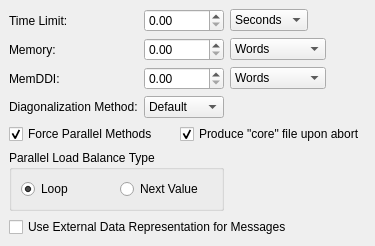
         <widget class="QWidget" name="systemWidget" >
          <layout class="QGridLayout" >
           <property name="margin" >
            <number>9</number>
           </property>
           <property name="spacing" >
            <number>6</number>
           </property>
           <item row="0" column="2" >
            <layout class="QHBoxLayout" >
             <property name="margin" >
              <number>0</number>
             </property>
             <property name="spacing" >
              <number>6</number>
             </property>
             <item>
              <widget class="QComboBox" name="systemTimeCombo" >
               <item>
                <property name="text" >
                 <string>Seconds</string>
                </property>
               </item>
               <item>
                <property name="text" >
                 <string>Minutes</string>
                </property>
               </item>
               <item>
                <property name="text" >
                 <string>Hours</string>
                </property>
               </item>
               <item>
                <property name="text" >
                 <string>Days</string>
                </property>
               </item>
               <item>
                <property name="text" >
                 <string>Weeks</string>
                </property>
               </item>
               <item>
                <property name="text" >
                 <string>Years</string>
                </property>
               </item>
               <item>
                <property name="text" >
                 <string>Millenia</string>
                </property>
               </item>
              </widget>
             </item>
             <item>
              <spacer>
               <property name="orientation" >
                <enum>Qt::Horizontal</enum>
               </property>
               <property name="sizeType" >
                <enum>QSizePolicy::MinimumExpanding</enum>
               </property>
               <property name="sizeHint" >
                <size>
                 <width>40</width>
                 <height>20</height>
                </size>
               </property>
              </spacer>
             </item>
            </layout>
           </item>
           <item row="1" column="2" >
            <layout class="QHBoxLayout" >
             <property name="margin" >
              <number>0</number>
             </property>
             <property name="spacing" >
              <number>6</number>
             </property>
             <item>
              <widget class="QComboBox" name="systemMemoryCombo" >
               <item>
                <property name="text" >
                 <string>Words</string>
                </property>
               </item>
               <item>
                <property name="text" >
                 <string>Bytes</string>
                </property>
               </item>
               <item>
                <property name="text" >
                 <string>MegaWords</string>
                </property>
               </item>
               <item>
                <property name="text" >
                 <string>MegaBytes</string>
                </property>
               </item>
              </widget>
             </item>
             <item>
              <spacer>
               <property name="orientation" >
                <enum>Qt::Horizontal</enum>
               </property>
               <property name="sizeType" >
                <enum>QSizePolicy::MinimumExpanding</enum>
               </property>
               <property name="sizeHint" >
                <size>
                 <width>40</width>
                 <height>20</height>
                </size>
               </property>
              </spacer>
             </item>
            </layout>
           </item>
           <item row="2" column="2" >
            <layout class="QHBoxLayout" >
             <property name="margin" >
              <number>0</number>
             </property>
             <property name="spacing" >
              <number>6</number>
             </property>
             <item>
              <widget class="QComboBox" name="systemDDICombo" >
               <item>
                <property name="text" >
                 <string>Words</string>
                </property>
               </item>
               <item>
                <property name="text" >
                 <string>Bytes</string>
                </property>
               </item>
               <item>
                <property name="text" >
                 <string>MegaWords</string>
                </property>
               </item>
               <item>
                <property name="text" >
                 <string>MegaBytes</string>
                </property>
               </item>
              </widget>
             </item>
             <item>
              <spacer>
               <property name="orientation" >
                <enum>Qt::Horizontal</enum>
               </property>
               <property name="sizeType" >
                <enum>QSizePolicy::MinimumExpanding</enum>
               </property>
               <property name="sizeHint" >
                <size>
                 <width>40</width>
                 <height>20</height>
                </size>
               </property>
              </spacer>
             </item>
            </layout>
           </item>
           <item row="4" column="0" colspan="3" >
            <layout class="QHBoxLayout" >
             <property name="margin" >
              <number>0</number>
             </property>
             <property name="spacing" >
              <number>6</number>
             </property>
             <item>
              <widget class="QCheckBox" name="systemForceCheck" >
               <property name="text" >
                <string>Force Parallel Methods</string>
               </property>
               <property name="checked" >
                <bool>true</bool>
               </property>
              </widget>
             </item>
             <item>
              <spacer>
               <property name="orientation" >
                <enum>Qt::Horizontal</enum>
               </property>
               <property name="sizeHint" >
                <size>
                 <width>16</width>
                 <height>20</height>
                </size>
               </property>
              </spacer>
             </item>
             <item>
              <widget class="QCheckBox" name="systemCoreCheck" >
               <property name="text" >
                <string>Produce "core" file upon abort</string>
               </property>
               <property name="checked" >
                <bool>true</bool>
               </property>
              </widget>
             </item>
            </layout>
           </item>
           <item row="3" column="1" >
            <widget class="QComboBox" name="systemDiagonalizationCombo" >
             <item>
              <property name="text" >
               <string>Default</string>
              </property>
             </item>
             <item>
              <property name="text" >
               <string>EVVRSP</string>
              </property>
             </item>
             <item>
              <property name="text" >
               <string>GIVEIS</string>
              </property>
             </item>
             <item>
              <property name="text" >
               <string>JACOBI</string>
              </property>
             </item>
            </widget>
           </item>
           <item row="0" column="0" >
            <widget class="QLabel" name="label_36" >
             <property name="text" >
              <string>Time Limit:</string>
             </property>
            </widget>
           </item>
           <item row="2" column="0" >
            <widget class="QLabel" name="label_38" >
             <property name="text" >
              <string>MemDDI:</string>
             </property>
            </widget>
           </item>
           <item row="1" column="0" >
            <widget class="QLabel" name="label_37" >
             <property name="text" >
              <string>Memory:</string>
             </property>
            </widget>
           </item>
           <item row="3" column="0" >
            <widget class="QLabel" name="label_39" >
             <property name="text" >
              <string>Diagonalization Method:</string>
             </property>
            </widget>
           </item>
           <item row="5" column="0" colspan="2" >
            <widget class="QGroupBox" name="systemParallelGroup" >
             <property name="title" >
              <string>Parallel Load Balance Type</string>
             </property>
             <layout class="QHBoxLayout" >
              <property name="margin" >
               <number>9</number>
              </property>
              <property name="spacing" >
               <number>6</number>
              </property>
              <item>
               <widget class="QRadioButton" name="systemLoopRadio" >
                <property name="text" >
                 <string>Loop</string>
                </property>
                <property name="checked" >
                 <bool>true</bool>
                </property>
               </widget>
              </item>
              <item>
               <widget class="QRadioButton" name="systemNextRadio" >
                <property name="text" >
                 <string>Next Value</string>
                </property>
               </widget>
              </item>
             </layout>
            </widget>
           </item>
           <item row="6" column="0" colspan="3" >
            <widget class="QCheckBox" name="systemExternalCheck" >
             <property name="text" >
              <string>Use External Data Representation for Messages</string>
             </property>
            </widget>
           </item>
           <item row="7" column="1" >
            <spacer>
             <property name="orientation" >
              <enum>Qt::Horizontal</enum>
             </property>
             <property name="sizeHint" >
              <size>
               <width>40</width>
               <height>0</height>
              </size>
             </property>
            </spacer>
           </item>
           <item row="2" column="1" >
            <widget class="QDoubleSpinBox" name="systemDDIDouble" />
           </item>
           <item row="1" column="1" >
            <widget class="QDoubleSpinBox" name="systemMemoryDouble" />
           </item>
           <item row="0" column="1" >
            <widget class="QDoubleSpinBox" name="systemTimeDouble" />
           </item>
           <item row="7" column="0" >
            <spacer>
             <property name="orientation" >
              <enum>Qt::Vertical</enum>
             </property>
             <property name="sizeHint" >
              <size>
               <width>20</width>
               <height>0</height>
              </size>
             </property>
            </spacer>
           </item>
          </layout>
         </widget>
